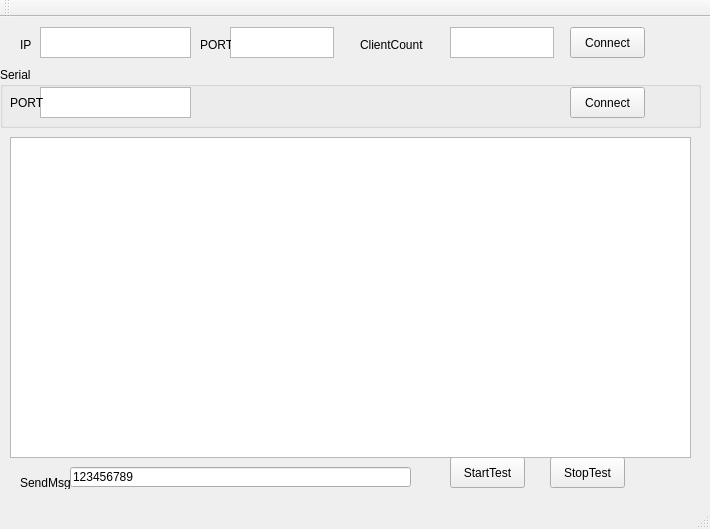
<?xml version="1.0" encoding="UTF-8"?>
<ui version="4.0">
 <class>MainWindow</class>
 <widget class="QMainWindow" name="MainWindow">
  <property name="geometry">
   <rect>
    <x>0</x>
    <y>0</y>
    <width>710</width>
    <height>529</height>
   </rect>
  </property>
  <property name="windowTitle">
   <string>QTClient</string>
  </property>
  <widget class="QWidget" name="centralWidget">
   <widget class="QTextEdit" name="txtIpAddr">
    <property name="geometry">
     <rect>
      <x>40</x>
      <y>10</y>
      <width>151</width>
      <height>31</height>
     </rect>
    </property>
   </widget>
   <widget class="QTextEdit" name="txtPort">
    <property name="geometry">
     <rect>
      <x>230</x>
      <y>10</y>
      <width>104</width>
      <height>31</height>
     </rect>
    </property>
   </widget>
   <widget class="QLabel" name="label">
    <property name="geometry">
     <rect>
      <x>20</x>
      <y>20</y>
      <width>21</width>
      <height>16</height>
     </rect>
    </property>
    <property name="text">
     <string>IP</string>
    </property>
   </widget>
   <widget class="QLabel" name="label_2">
    <property name="geometry">
     <rect>
      <x>200</x>
      <y>20</y>
      <width>31</width>
      <height>16</height>
     </rect>
    </property>
    <property name="text">
     <string>PORT</string>
    </property>
   </widget>
   <widget class="QPushButton" name="BtnStart">
    <property name="geometry">
     <rect>
      <x>450</x>
      <y>440</y>
      <width>75</width>
      <height>31</height>
     </rect>
    </property>
    <property name="text">
     <string>StartTest</string>
    </property>
   </widget>
   <widget class="QTextEdit" name="txtClientCount">
    <property name="geometry">
     <rect>
      <x>450</x>
      <y>10</y>
      <width>104</width>
      <height>31</height>
     </rect>
    </property>
   </widget>
   <widget class="QLabel" name="label_3">
    <property name="geometry">
     <rect>
      <x>360</x>
      <y>20</y>
      <width>81</width>
      <height>16</height>
     </rect>
    </property>
    <property name="text">
     <string>ClientCount</string>
    </property>
   </widget>
   <widget class="QLabel" name="label_4">
    <property name="geometry">
     <rect>
      <x>20</x>
      <y>460</y>
      <width>54</width>
      <height>12</height>
     </rect>
    </property>
    <property name="text">
     <string>SendMsg</string>
    </property>
   </widget>
   <widget class="QLineEdit" name="leSendMsg">
    <property name="geometry">
     <rect>
      <x>70</x>
      <y>450</y>
      <width>341</width>
      <height>20</height>
     </rect>
    </property>
    <property name="text">
     <string>123456789</string>
    </property>
   </widget>
   <widget class="QPushButton" name="btnStopTest">
    <property name="geometry">
     <rect>
      <x>550</x>
      <y>440</y>
      <width>75</width>
      <height>31</height>
     </rect>
    </property>
    <property name="text">
     <string>StopTest</string>
    </property>
   </widget>
   <widget class="QPushButton" name="pbConnect">
    <property name="geometry">
     <rect>
      <x>570</x>
      <y>10</y>
      <width>75</width>
      <height>31</height>
     </rect>
    </property>
    <property name="text">
     <string>Connect</string>
    </property>
   </widget>
   <widget class="QGroupBox" name="groupBox_2">
    <property name="geometry">
     <rect>
      <x>0</x>
      <y>50</y>
      <width>701</width>
      <height>61</height>
     </rect>
    </property>
    <property name="title">
     <string>Serial</string>
    </property>
    <widget class="QPushButton" name="pbSerivalConnect">
     <property name="geometry">
      <rect>
       <x>570</x>
       <y>20</y>
       <width>75</width>
       <height>31</height>
      </rect>
     </property>
     <property name="text">
      <string>Connect</string>
     </property>
    </widget>
    <widget class="QTextEdit" name="textEdit">
     <property name="geometry">
      <rect>
       <x>40</x>
       <y>20</y>
       <width>151</width>
       <height>31</height>
      </rect>
     </property>
    </widget>
    <widget class="QLabel" name="label_5">
     <property name="geometry">
      <rect>
       <x>10</x>
       <y>30</y>
       <width>54</width>
       <height>12</height>
      </rect>
     </property>
     <property name="text">
      <string>PORT</string>
     </property>
    </widget>
   </widget>
   <widget class="QListView" name="lvResult">
    <property name="geometry">
     <rect>
      <x>10</x>
      <y>120</y>
      <width>681</width>
      <height>321</height>
     </rect>
    </property>
   </widget>
  </widget>
  <widget class="QMenuBar" name="menuBar">
   <property name="geometry">
    <rect>
     <x>0</x>
     <y>0</y>
     <width>710</width>
     <height>23</height>
    </rect>
   </property>
  </widget>
  <widget class="QToolBar" name="mainToolBar">
   <attribute name="toolBarArea">
    <enum>TopToolBarArea</enum>
   </attribute>
   <attribute name="toolBarBreak">
    <bool>false</bool>
   </attribute>
  </widget>
  <widget class="QStatusBar" name="statusBar"/>
  <action name="action_Connect">
   <property name="checkable">
    <bool>true</bool>
   </property>
   <property name="text">
    <string>&amp;Connect</string>
   </property>
   <property name="toolTip">
    <string>Connect</string>
   </property>
  </action>
  <action name="action1232">
   <property name="checkable">
    <bool>true</bool>
   </property>
   <property name="text">
    <string>1232</string>
   </property>
   <property name="toolTip">
    <string>ddd</string>
   </property>
  </action>
 </widget>
 <layoutdefault spacing="6" margin="11"/>
 <resources/>
 <connections/>
</ui>
